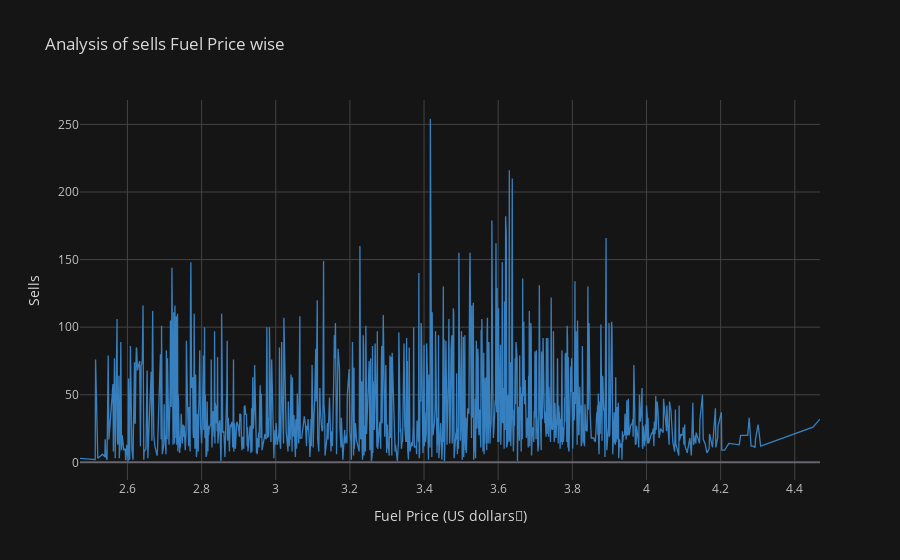

This figure's notebook cell:
### Markdown cell above
# Analysis Fuel_Price wise sells

### Code cell
# Analysis Fuel_Price wise sells   

discount_quntity=df[['Fuel_Price','Quantity']]
discount_quntity=discount_quntity.groupby('Fuel_Price')
discount_quntity=discount_quntity['Quantity'].sum()

#print(discount_quntity)

discount_quntity.iplot(kind='line',colors='Blue',title='Analysis of sells Fuel Price wise',theme='solar',barmode='group',yTitle='Sells',xTitle='Fuel Price (US dollars💸)')

### Figure 1 — Plotly figure (JSON) as saved in the notebook; plotly's stock layout.template omitted (floating-point values rounded to 4 significant figures; data arrays with more than 128 entries replaced by an {"elided": "..."} marker saying what was removed)
{"data": [{"line": {"color": "rgba(55, 128, 191, 1.0)", "dash": "solid", "shape": "linear", "width": 1.3}, "mode": "lines", "name": "Quantity", "text": "", "type": "scatter", "x": {"elided": "1011 float values"}, "y": {"elided": "1011 int values"}}], "layout": {"barmode": "group", "legend": {"bgcolor": "#151516", "font": {"color": "#D9D9D9"}}, "paper_bgcolor": "#151516", "plot_bgcolor": "#151516", "title": {"font": {"color": "#D9D9D9"}, "text": "Analysis of sells Fuel Price wise"}, "xaxis": {"gridcolor": "#434343", "showgrid": true, "tickfont": {"color": "#C2C2C2"}, "title": {"font": {"color": "#D9D9D9"}, "text": "Fuel Price (US dollars💸)"}, "zerolinecolor": "#666570"}, "yaxis": {"gridcolor": "#434343", "showgrid": true, "tickfont": {"color": "#C2C2C2"}, "title": {"font": {"color": "#D9D9D9"}, "text": "Sells"}, "zerolinecolor": "#666570"}}}
